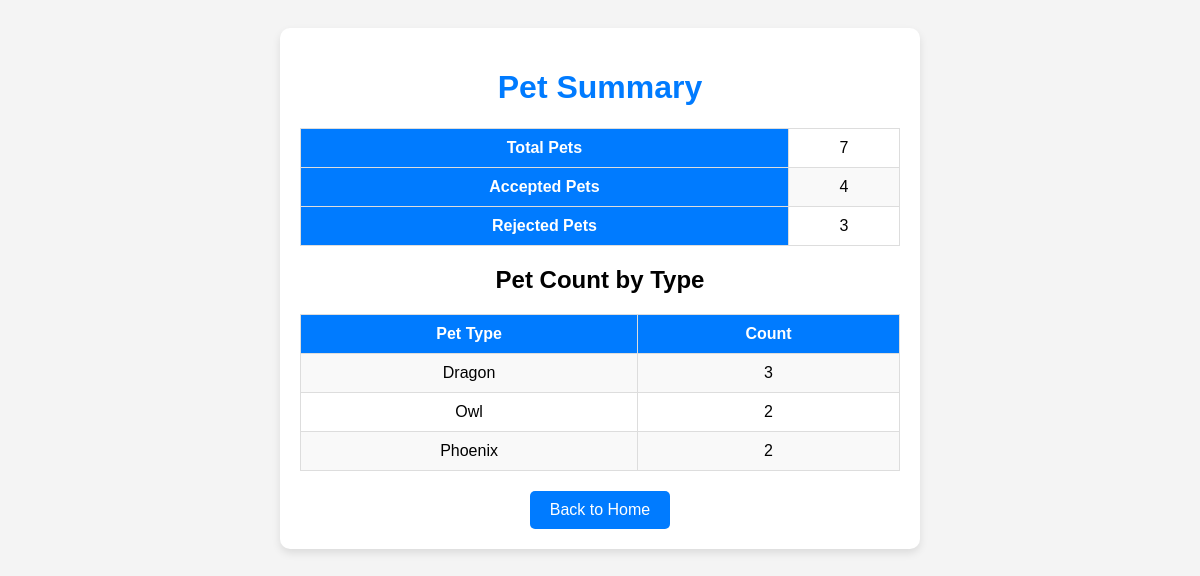
Page /summary on the committed database.
### models.py (models this page shows)
class MagicPet(db.Model):
    id = db.Column(db.Integer, primary_key=True)
    pet_id = db.Column(db.String(8), unique=True, nullable=False)  # รหัสสัตว์เลี้ยง 8 หลัก
    pet_type = db.Column(db.String(20), nullable=False)  # ประเภทสัตว์ (นกฟินิกซ์, มังกร, นกฮูก)
    last_health_check = db.Column(db.String(10), nullable=False)  # วันที่ตรวจสุขภาพ
    vaccine_count = db.Column(db.Integer, nullable=False)  # จำนวนวัคซีน
    additional_info = db.Column(db.String(100))  # ข้อมูลเฉพาะประเภทสัตว์
    accepted = db.Column(db.Boolean, nullable=False)  # ระบุว่าสัตว์ถูกรับเข้าหรือไม่

### app.py (the view)
@app.route('/summary')
def summary():
    report = get_summary()  # Call the function from controllers.py
    return render_template('summary.html', report=report)

### controllers.py (called while the page is built)
def get_summary():
    total_pets = MagicPet.query.count()
    accepted_pets = MagicPet.query.filter_by(accepted=True).count()
    rejected_pets = total_pets - accepted_pets
    pet_counts = db.session.query(MagicPet.pet_type, db.func.count(MagicPet.pet_type)).group_by(MagicPet.pet_type).all()
    return {
        "total_pets": total_pets,
        "accepted_pets": accepted_pets,
        "rejected_pets": rejected_pets,
        "pet_counts": {ptype: count for ptype, count in pet_counts}
    }

### templates/summary.html (shortened to what this page needs)
<!DOCTYPE html>
<html lang="en">
<head>
</head>
<body>
    <div class="container">
        <h1>Pet Summary</h1>
        <table>
            <tr>
                <th>Total Pets</th>
                <td>{{ report.total_pets }}</td>
            </tr>
            <tr>
                <th>Accepted Pets</th>
                <td>{{ report.accepted_pets }}</td>
            </tr>
            <tr>
                <th>Rejected Pets</th>
                <td>{{ report.rejected_pets }}</td>
            </tr>
        </table>
        <h2>Pet Count by Type</h2>
        <table>
            <tr>
                <th>Pet Type</th>
                <th>Count</th>
            </tr>
            {% for pet, count in report.pet_counts.items() %}
            <tr>
                <td>{{ pet }}</td>
                <td>{{ count }}</td>
            </tr>
            {% endfor %}
        </table>
        <a href="{{ url_for('index') }}" class="btn">Back to Home</a>
    </div>
</body>
</html>

### templates/summary.html (style rules this page uses)
body { font-family: Arial, sans-serif; background-color: #f4f4f4; text-align: center; padding: 20px; }
.container { max-width: 600px; margin: auto; background: white; padding: 20px; border-radius: 10px; box-shadow: 0 4px 8px rgba(0, 0, 0, 0.1); }
h1 { color: #007BFF; }
table { width: 100%; border-collapse: collapse; margin-top: 10px; }
th, td { padding: 10px; border: 1px solid #ddd; }
th { background-color: #007BFF; color: white; }
tr:nth-child(even) { background-color: #f9f9f9; }
.btn { display: inline-block; margin-top: 20px; padding: 10px 20px; background: #007BFF; color: white; text-decoration: none; border-radius: 5px; }

### rows in the picture
MagicPet: pet_type "Dragon", id "3"
MagicPet: pet_type "Phoenix", id "2"

### other values in the picture
{{ report.total_pets }} "7"
{{ report.accepted_pets }} "4"
{{ report.rejected_pets }} "3"
{{ pet }} "Owl"
{{ count }} "2"
